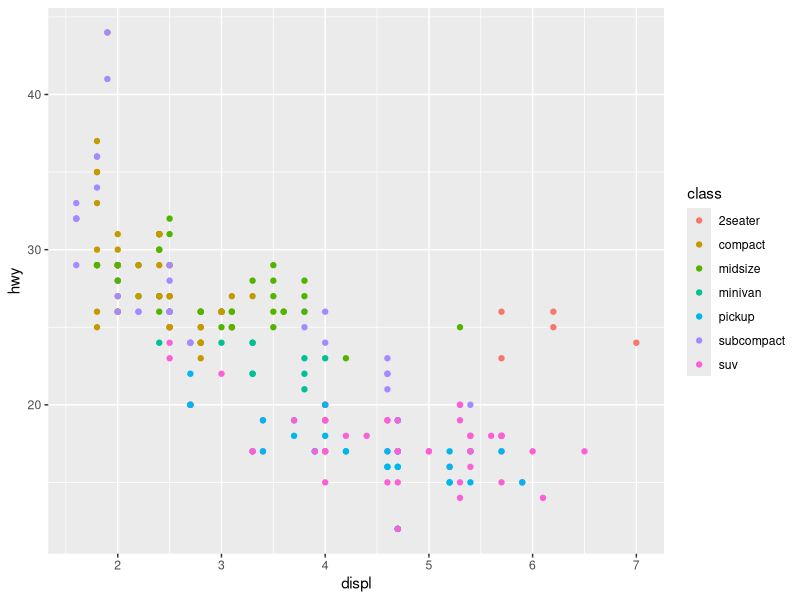
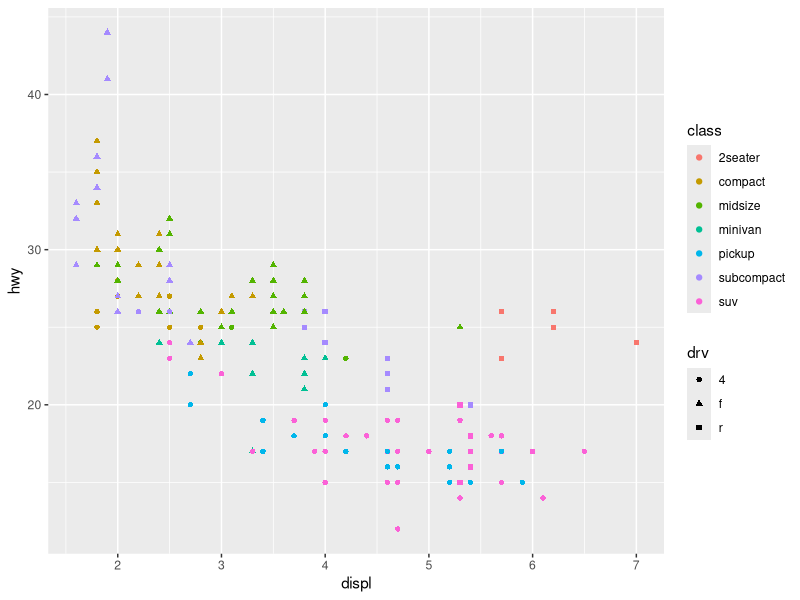
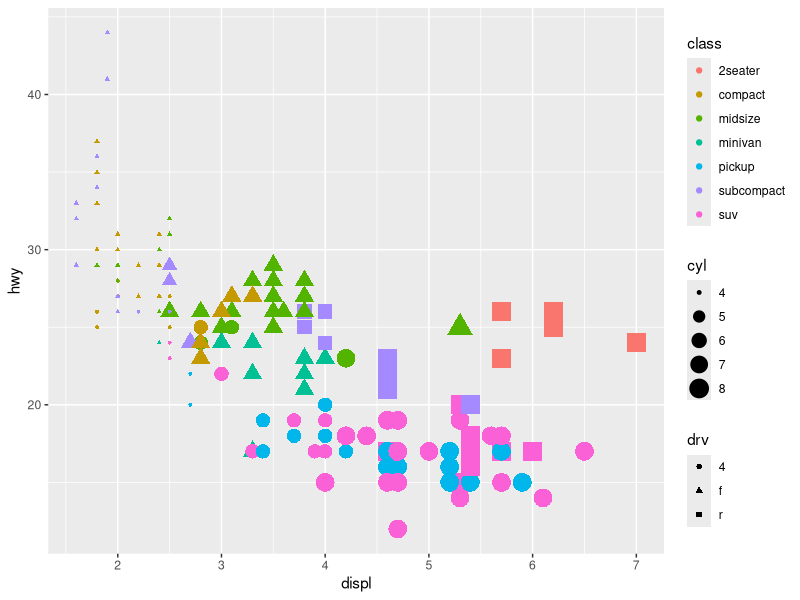
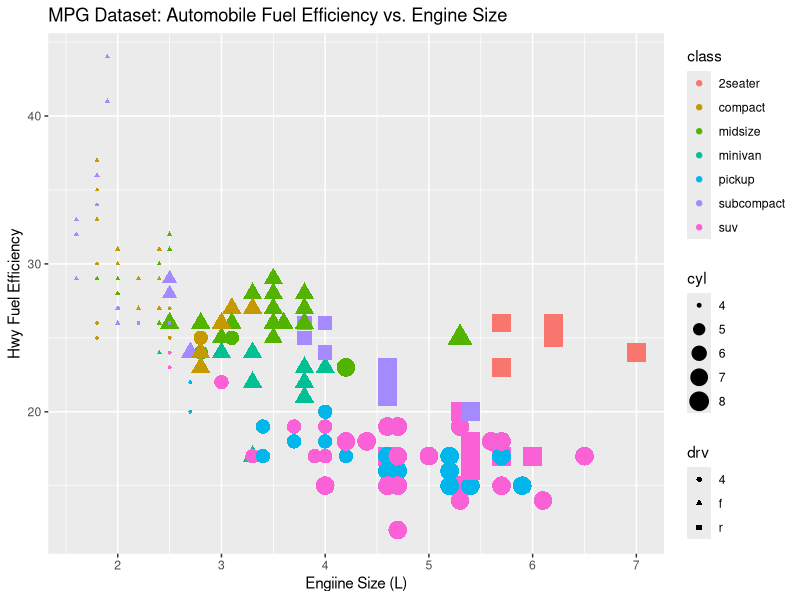

These figures' R source, in order:
# Student: Rizwan Awan (68506870)

# EPI5143 Winter 2020 Quiz 3.
# Due Wednesday March 11th, 2020 by 11:59pm.   


# Instructions:
# Please provide the code (and results from console if requested) you used to execute 
# the requested commands in each question 1 to 4 in this file.  Don't forget to include 
# your name in the document! (and in the filename). Don't include the plot images themselves.
# When you have completed the assignment, save it in same file format right from RStudio 
# (.R which is simply a plain text file) ans submit it to Github using instructions 
# from last class and the link emailed to you.
# If you haven't already, install the "tidyverse" package, and load it into memory
# using the library() command
# The data visualization lecture notes, as well as Chapter 3: Data Visualization from 
# "R for Data Science" (available at https://r4ds.had.co.nz/ ) are good resources to 
# provide guidance 


# Question 1.
# The dataset mpg dataset is a base R dataset which includes data on fuel efficiency of a number
# of makes and models of automobile. Have a look at this dataset using the View() command.
# How many observations and how many variables does this dataset have?
# Provide the code and result from the console window.
# Hint: Use the nrow() and ncol() and/or the dim()  R functions

library(tidyverse)
view(mpg)
nrow(mpg)
  # There are 234 rows, ie. this dataset has 234 observations.
ncol(mpg)
  # There are 11 columns, ie. this dataset has 11 variables.


# Question 2.
# Modify and run the ggplot code to make each class of vehicle a different colour

ggplot(data = mpg) + 
  geom_point(mapping = aes(x = displ, y = hwy, colour = class))


# Question 3.
# Further modify and run the code to use a different shape to plot vehicles
# according whether vehicle is front, rear or 4 wheel drive (drv)

ggplot(data = mpg) + 
  geom_point(mapping = aes(x = displ, y = hwy, colour = class, shape = drv))


# Question 4.
# Further modify and run the code to make the size of each point on the plot proportional
# to the number of cylinders the vehicle's engine has (cyl)

ggplot(data = mpg) + 
  geom_point(mapping = aes(x = displ, y = hwy, colour = class, shape = drv, size = cyl))


# Question 5.
# Modify the code to add a suitable title of your choice to your plot.

ggplot(data = mpg) + 
  geom_point(mapping = aes(x = displ, y = hwy, colour = class, shape = drv, size = cyl)) +
  labs(title = "MPG Dataset: Automobile Fuel Efficiency vs. Engine Size", x = "Engiine Size (L)", y = "Hwy Fuel Efficiency")